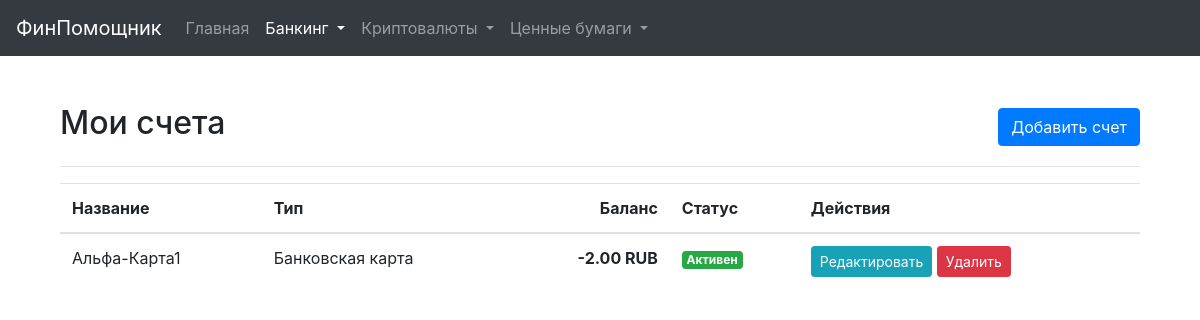
Screenshot of /accounts with the database file from the repository.
### models.py (models this page shows, shortened)
class Account(db.Model):
    id = db.Column(db.Integer, primary_key=True)
    name = db.Column(db.String(128), nullable=False, unique=True)
    account_type = db.Column(db.String(64), nullable=False)
    currency = db.Column(db.String(16), nullable=False)
    balance = db.Column(db.Numeric(20, 2), nullable=False, default=0.0)
    is_active = db.Column(db.Boolean, default=True, nullable=False)
    notes = db.Column(db.Text)
    interest_rate = db.Column(db.Numeric(5, 2), nullable=True)
    start_date = db.Column(db.Date, nullable=True)
    end_date = db.Column(db.Date, nullable=True)
    credit_limit = db.Column(db.Numeric(20, 2), nullable=True)
    grace_period_days = db.Column(db.Integer, nullable=True)
    bank_id = db.Column(db.Integer, db.ForeignKey('bank.id'), nullable=True)
    bank = db.relationship('Bank', back_populates='accounts')

### main_routes.py (the view)
@main_bp.route('/accounts')
def ui_accounts():
    accounts = Account.query.order_by(Account.is_active.desc(), Account.name).all()
    return render_template('accounts.html', accounts=accounts)

### templates/accounts.html (shortened to what this page needs)
{% extends "base.html" %}
{% block content %}
<div class="container mt-4">
    <div class="d-flex justify-content-between align-items-center mb-3">
        <h2>Мои счета</h2>
        <a href="{{ url_for('main.add_account') }}" class="btn btn-primary">Добавить счет</a>
    </div>
    <hr>
    {% if accounts %}
    <div class="table-responsive">
        <table class="table table-hover">
            <thead>
                <tr>
                    <th>Название</th>
                    <th>Тип</th>
                    <th class="text-right">Баланс</th>
                    <th>Статус</th>
                    <th>Действия</th>
                </tr>
            </thead>
            <tbody>
                {% for account in accounts %}
                <tr>
                    <td>{{ account.name }}</td>
                    <td>
                        {% if account.account_type == 'bank_card' %}Банковская карта
                        {% elif account.account_type == 'bank_account' %}Банковский счет
                        {% elif account.account_type == 'cash' %}Наличные
                        {% elif account.account_type == 'e-wallet' %}Электронный кошелек
                        {% else %}Другое
                        {% endif %}
                    </td>
                    <td class="text-right font-weight-bold">{{ "%.2f"|format(account.balance) }} {{ account.currency }}</td>
                    <td>
                        {% if account.is_active %}
                            <span class="badge badge-success">Активен</span>
                        {% else %}
                            <span class="badge badge-secondary">Неактивен</span>
                        {% endif %}
                    </td>
                    <td>
                        <a href="{{ url_for('main.ui_edit_account_form', account_id=account.id) }}" class="btn btn-sm btn-info">Редактировать</a>
                        <form action="{{ url_for('main.ui_delete_account', account_id=account.id) }}" method="POST" style="display: inline;" onsubmit="return confirm('Вы уверены, что хотите удалить счет \'{{ account.name }}\'? Это действие необратимо.');">
                            <button type="submit" class="btn btn-sm btn-danger">Удалить</button>
                        </form></td>
                </tr>
                {% endfor %}
            </tbody>
        </table>
    </div>
    {% endif %}
</div>
{% endblock %}

### templates/base.html (style rules this page uses)
body { padding-top: 5rem; }

### rows the page displays
Account: name "Альфа-Карта1", account_type "Банковская карта", balance "-2.00", currency "RUB", is_active "Активен"
